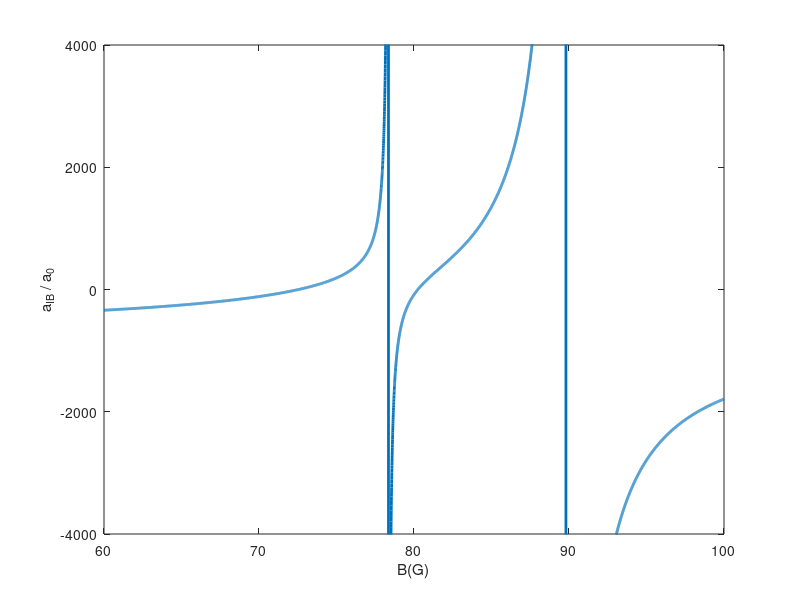

This figure's MATLAB source: (Note: this script raises an error after producing the figure.)
function aInterest= FBresonanceLandscapeRefined(varargin)
p = inputParser;
p.addParameter('Binterest',80.2); %if empty, second sine has no decay
p.parse(varargin{:});
Binterest                 =p.Results.Binterest;%outputs the prediction at this field

Bstart=60;
Bend=100;
abgm9=-730; %BG scattering of -9/2 according to ABM model, at 90G

B = linspace(Bstart,Bend,1e4);

% -9/2 resonances
m9Bres1 = 78.35;
m9Bres2 = 89.80;

m9Bzx1 = m9Bres1-5.8;
m9Bzx2 = m9Bres2-9.55;

% m9Bres1 = 78.41;
% m9Bres2 = 89.1;
% 
% m9Bzx1 = m9Bres1-5.2;
% m9Bzx2 = m9Bres2-8.8;


%%%%% Tiemann theory

% m9Bres1 = 78.35;
% m9Bres2 = 89.80;
% 
% m9Bzx1 = m9Bres1-5.80;
% m9Bzx2 = m9Bres2-9.55;
%%%%%% end Tiemann theory

m9Bres = [m9Bres1;m9Bres2];
m9Bzx = [m9Bzx1;m9Bzx2];
m9deltaB = m9Bres-m9Bzx;


asc_m9 = fb_fun(m9deltaB,m9Bres,B,abgm9);

%figure(2);clf;
%plot(B,asc_m9,'.');
%ylim([-1e3,1e3]);

figure(3813);clf;hold on;
% plot(B,asc_m7,'-','LineWidth',2);
plot(B,asc_m9,'-','LineWidth',2);
ylim([-4000,4000]);
xlim([Bstart,Bend])
%pbaspect([2 1 1])

xlabel('B(G)');
ylabel('a_{IB} / a_0');


box on
ax = gca;
%ax.XAxisLocation = 'origin';
ax.FontSize = 14;
aInterest=fb_fun(m9deltaB,m9Bres,Binterest,abgm9);
% [fb_fun(m7deltaB,m7Bres,93.2,abgm7),fb_fun(m7deltaB,m7Bres,78.8,abgm7),fb_fun(m7deltaB,m7Bres,79.0,abgm7)]

end

function out = fb_fun(deltaB,Bres,B,abg)
%abg = -800; %background scattering length

out = abg*(1+deltaB(1)./(B-Bres(1)));
for i = 2:size(deltaB,1)
    out = out.*(1+deltaB(i)./(B-Bres(i)));
end

end